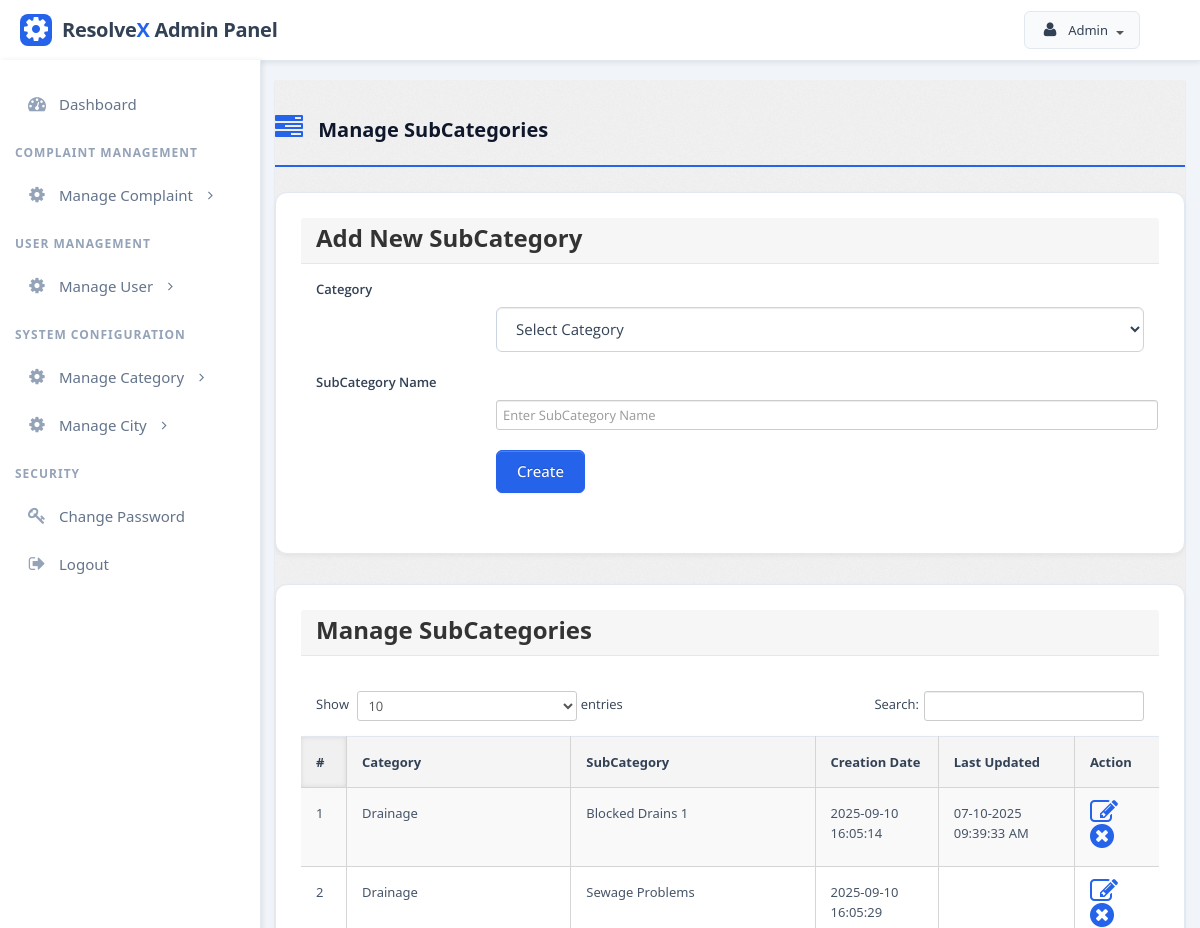
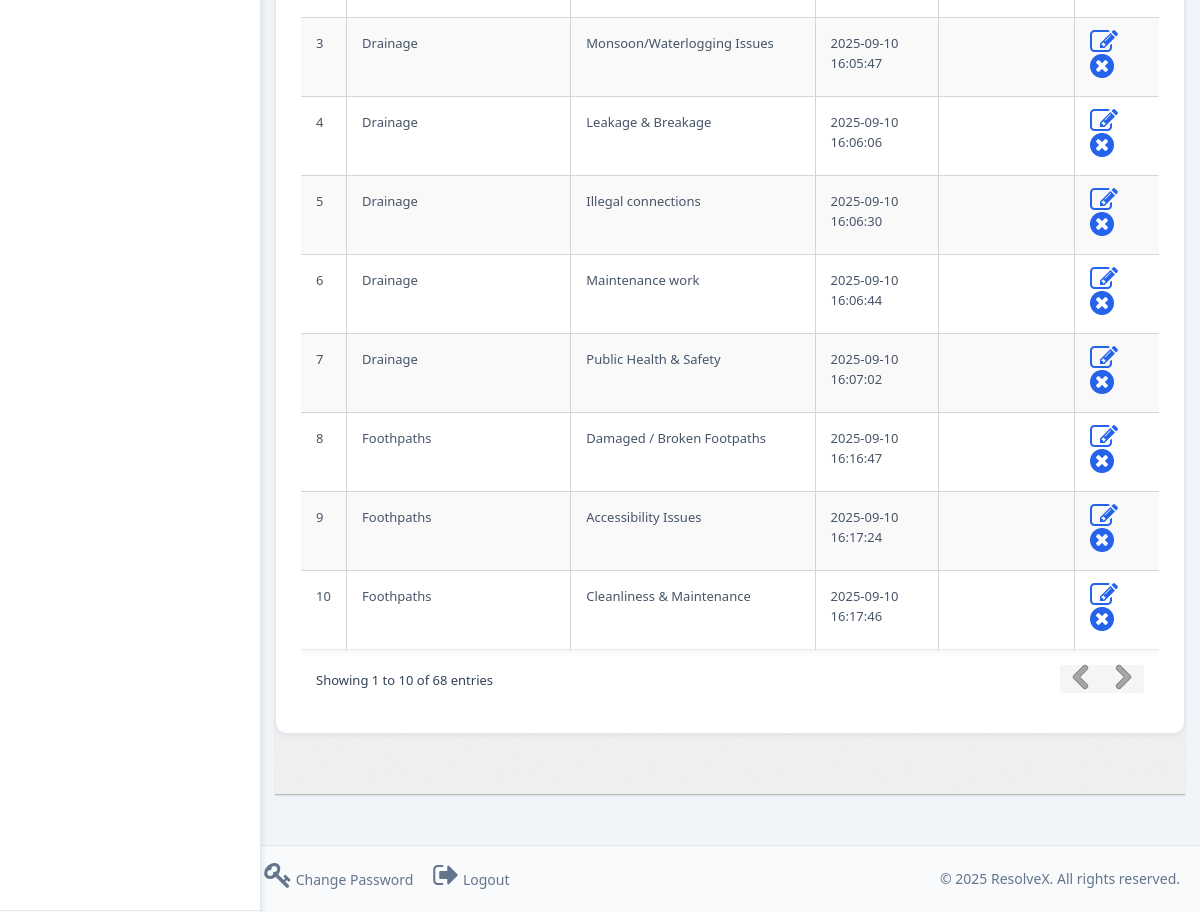
Page /admin/subcategory.php (signed in) on the committed database (2 pictures, top to bottom).
### tables this page shows
CREATE TABLE `subcategory` (
  `id` int(11) NOT NULL,
  `categoryid` int(11) NOT NULL,
  `subcategory` varchar(255) NOT NULL,
  `creationDate` timestamp NOT NULL DEFAULT current_timestamp(),
  `updationDate` varchar(255) NOT NULL
);

CREATE TABLE `category` (
  `id` int(11) NOT NULL,
  `categoryName` varchar(255) NOT NULL,
  `categoryDescription` longtext NOT NULL,
  `creationDate` timestamp NOT NULL DEFAULT current_timestamp(),
  `updationDate` varchar(255) NOT NULL
);

### admin/subcategory.php (the view, shortened to what this page needs)
<?php
include('../config/config.php');
if (strlen($_SESSION['alogin']) == 0) {
	header('location:index.php');
} else {
	?>
	<!DOCTYPE html>
	<html lang="en">
	<head>
		<link type="text/css" href="bootstrap/css/bootstrap.min.css" rel="stylesheet">
		<link type="text/css" href="bootstrap/css/bootstrap-responsive.min.css" rel="stylesheet">
		<link type="text/css" href="../assets/css/theme.css" rel="stylesheet">
		<link type="text/css" href="../assets/icons/css/font-awesome.css" rel="stylesheet">
	</head>
	<body>
		<section id="container">
			<?php include('include/header.php'); ?>
			<?php include('include/sidebar.php'); ?>
			<section id="main-content">
				<section class="wrapper">
					<h3 class="header-title"><i class="icon-tasks"></i> Manage SubCategories</h3>
					<div class="module">
						<div class="module-head">
							<h3>Add New SubCategory</h3>
						</div>
						<div class="module-body">
							<form class="form-horizontal row-fluid" name="subcategory" method="post">
								<div class="form-group">
									<label class="form-label" for="basicinput">Category</label>
									<div class="controls">
										<select name="category" class="form-control form-select" required>
											<option value="">Select Category</option>
										</select>
									</div>
								</div>
								<div class="form-group">
									<label class="form-label" for="basicinput">SubCategory Name</label>
									<div class="controls">
										<input type="text" placeholder="Enter SubCategory Name" name="subcategory"
											class="form-control" required>
									</div>
								</div>
								<div class="form-group">
									<div class="controls">
										<button type="submit" name="submit" class="btn btn-primary">Create</button>
									</div>
								</div>
							</form>
						</div>
					</div>
					<div class="module">
						<div class="module-head">
							<h3>Manage SubCategories</h3>
						</div>
						<div class="module-body table">
							<table cellpadding="0" cellspacing="0" border="0"
								class="datatable-1 table table-bordered table-striped display" width="100%">
								<thead>
									<tr>
										<th>#</th>
										<th>Category</th>
										<th>SubCategory</th>
										<th>Creation Date</th>
										<th>Last Updated</th>
										<th>Action</th>
									</tr>
								</thead>
								<tbody>
									<?php
									$query = mysqli_query($bd, "select subcategory.id,category.categoryName,subcategory.subcategory,subcategory.creationDate,subcategory.updationDate from subcategory join category on category.id=subcategory.categoryid");
									$cnt = 1;
									while ($row = mysqli_fetch_array($query)) {
										?>
										<tr>
											<td><?php echo htmlentities($cnt); ?></td>
											<td><?php echo htmlentities($row['categoryName']); ?></td>
											<td><?php echo htmlentities($row['subcategory']); ?></td>
											<td><?php echo htmlentities($row['creationDate']); ?></td>
											<td><?php echo htmlentities($row['updationDate']); ?></td>
											<td class="action-icons">
												<a href="edit-subcategory.php?id=<?php echo $row['id'] ?>" title="Edit"><i
														class="icon-edit"></i></a>
												<a href="subcategory.php?id=<?php echo $row['id'] ?>&del=delete"
													onClick="return confirm('Are you sure you want to delete?')"
													title="Delete"><i class="icon-remove-sign"></i></a>
											</td>
										</tr>
										<?php $cnt = $cnt + 1;
									} ?>
								</tbody>
							</table>
						</div>
					</div>
				</section>
			</section>
		</section>
		<?php include('include/footer.php'); ?>
	</body>
<?php } ?>

### admin/subcategory.php (style rules this page uses)
:root { --primary-color: #2563eb; --secondary-color: #1e40af; --accent-color: #3b82f6; --light-color: #f8fafc; --dark-color: #0f172a; --success-color: #10b981; --warning-color: #f59e0b; --danger-color: #ef4444; --info-color: #3b82f6; --gray-100: #f1f5f9; --gray-200: #e2e8f0; --gray-300: #cbd5e1; --gray-400: #94a3b8; --gray-500: #64748b; --gray-600: #475569; --gray-700: #334155; --gray-800: #1e293b; --gray-900: #0f172a; }
body { font-family: 'Segoe UI', Tahoma, Geneva, Verdana, sans-serif; background-color: #f1f5f9; color: var(--gray-700); line-height: 1.6; height: 100%; margin: 0; display: flex; flex-direction: column; }
#container { flex: 1; display: flex; flex-direction: column; }
#main-content { flex: 1; margin-left: 260px; padding: 20px 15px; padding-top: 80px; transform: translateZ(0); -webkit-transform: translateZ(0); }
.header-title { color: var(--gray-900); font-weight: 700; margin-bottom: 25px; padding-bottom: 15px; border-bottom: 2px solid var(--primary-color); }
.header-title i { color: var(--primary-color); margin-right: 10px; }
.module { background: white; border-radius: 12px; box-shadow: 0 2px 5px rgba(0, 0, 0, 0.05); padding: 25px; border: 1px solid var(--gray-200); margin-bottom: 30px; transition: box-shadow 0.2s ease; }
.module-head { margin-top: 0; padding-bottom: 15px; border-bottom: 1px solid var(--gray-200); color: var(--gray-900); display: flex; justify-content: space-between; align-items: center; }
.module-head h3 { margin: 0; font-size: 24px; font-weight: 700; }
.form-group { margin-bottom: 20px; }
.form-label { display: block; margin-bottom: 8px; font-weight: 600; color: var(--gray-700); }
.form-control { width: 100%; padding: 12px 15px; font-size: 15px; line-height: 1.42857143; color: var(--gray-700); background-color: #fff; background-image: none; border: 1px solid var(--gray-300); border-radius: 6px; -webkit-box-shadow: inset 0 1px 1px rgba(0, 0, 0, .075); box-shadow: inset 0 1px 1px rgba(0, 0, 0, .075); -webkit-transition: border-color ease-in-out .15s, -webkit-box-shadow ease-in-out .15s; -o-transition: border-color ease-in-out .15s, box-shadow ease-in-out .15s; transition: border-color ease-in-out .15s, box-shadow ease-in-out .15s; }
.form-select { height: 45px; }
.btn { display: inline-block; padding: 10px 20px; font-size: 15px; font-weight: 500; line-height: 1.42857143; text-align: center; white-space: nowrap; vertical-align: middle; cursor: pointer; border: 1px solid transparent; border-radius: 6px; -webkit-user-select: none; -moz-user-select: none; -ms-user-select: none; user-select: none; }
.btn-primary { color: #fff; background-color: var(--primary-color); border-color: var(--primary-color); }
table.datatable-1 { width: 100% !important; border-collapse: collapse; background: white; border-radius: 8px; overflow: hidden; box-shadow: 0 2px 5px rgba(0, 0, 0, 0.05); border: 1px solid var(--gray-200); }
table.datatable-1 thead { background: var(--gray-100); }
table.datatable-1 thead th { padding: 15px; text-align: left; font-weight: 600; color: var(--gray-700); border-bottom: 1px solid var(--gray-200); }
table.datatable-1 tbody td { padding: 15px; border-bottom: 1px solid var(--gray-200); color: var(--gray-600); }
table.datatable-1 tbody tr:last-child td { border-bottom: none; }
.action-icons a { margin-right: 10px; color: var(--primary-color); font-size: 18px; }
.action-icons a:last-child { margin-right: 0; }
.icon-edit:before { content: "\f044"; font-family: FontAwesome; }
.icon-remove-sign:before { content: "\f057"; font-family: FontAwesome; }
a { color: var(--primary-color); text-decoration: none; font-weight: 500; }

### admin/include/header.php (style rules this page uses)
:root { --header-bg: #ffffff; --header-border: #e2e8f0; --header-text: #334155; --header-accent: #2563eb; --header-shadow: rgba(0, 0, 0, 0.08); }

### admin/include/sidebar.php (style rules this page uses)
:root { --sidebar-bg: #ffffff; --sidebar-header: #f8fafc; --sidebar-border: #e2e8f0; --sidebar-text: #64748b; --sidebar-text-active: #2563eb; --sidebar-hover: #f1f5f9; --sidebar-accent: #3b82f6; --sidebar-shadow: rgba(0, 0, 0, 0.08); --label-orange: #f97316; --label-green: #10b981; }

### admin/include/footer.php (style rules this page uses)
:root { --footer-bg: #f8fafc; --footer-border: #e2e8f0; --footer-text: #64748b; --footer-accent: #2563eb; --footer-shadow: rgba(0, 0, 0, 0.05); }

### rows in the picture
subcategory: categoryid.categoryName "Drainage", subcategory "Blocked Drains 1", creationDate "2025-09-10 16:05:14", updationDate "07-10-2025 09:39:33 AM"
subcategory: categoryid.categoryName "Drainage", subcategory "Sewage Problems", creationDate "2025-09-10 16:05:29"
subcategory: categoryid.categoryName "Drainage", subcategory "Monsoon/Waterlogging Issues", creationDate "2025-09-10 16:05:47"
subcategory: categoryid.categoryName "Drainage", subcategory "Leakage & Breakage", creationDate "2025-09-10 16:06:06"
subcategory: categoryid.categoryName "Drainage", subcategory "Illegal connections", creationDate "2025-09-10 16:06:30"
subcategory: categoryid.categoryName "Drainage", subcategory "Maintenance work", creationDate "2025-09-10 16:06:44"
subcategory: categoryid.categoryName "Drainage", subcategory "Public Health & Safety", creationDate "2025-09-10 16:07:02"
subcategory: categoryid.categoryName "Foothpaths", subcategory "Damaged / Broken Footpaths", creationDate "2025-09-10 16:16:47"
subcategory: categoryid.categoryName "Foothpaths", subcategory "Accessibility Issues", creationDate "2025-09-10 16:17:24"
subcategory: categoryid.categoryName "Foothpaths", subcategory "Cleanliness & Maintenance", creationDate "2025-09-10 16:17:46"
